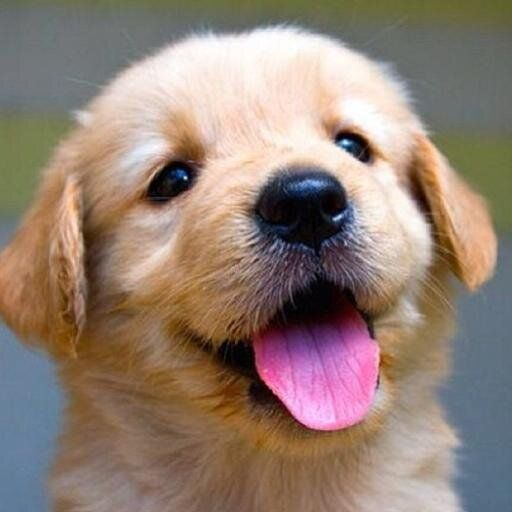
#> input picture imp 5 - filtros/filtro-gradiente/dog.jpg, 512 x 512 px, found by its file name
$ python filtro2.py
#> lines starting #> are read from the running program, lines starting #| are printed output that depends on the picture
from PIL import Image

img = Image.open("imp 5 - filtros\\filtro-gradiente\\dog.jpg")
#> img is the input picture: PIL image 512x512 RGB; mean R, G, B 147, 128.1, 116.5
grayscale_image = img.convert('L')
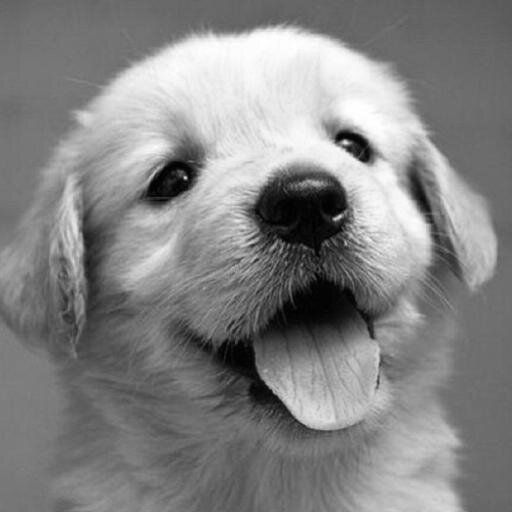
#> grayscale_image: PIL image 512x512 L; min 0, max 255, mean 132.4
grayscale_image.save('imp 5 - filtros\\filtro-gradiente\\grayscale-dog.jpg')

second_image = grayscale_image

width, height = grayscale_image.size
#> width = 512; height = 512
second_filter = [[-1,0,1],[-2,0,2],[-1,0,1]]

for i in range(1, width - 2):
    for j in range(1, height - 2):
        second_image_new_value = 0

        for k in range(3):
            for l in range(3):
                second_image_new_value += grayscale_image.getpixel((k+i,l+j)) * second_filter[k][l]

        if (second_image_new_value < 0):
            second_image_new_value = 0

        second_image.putpixel((i,j), second_image_new_value)
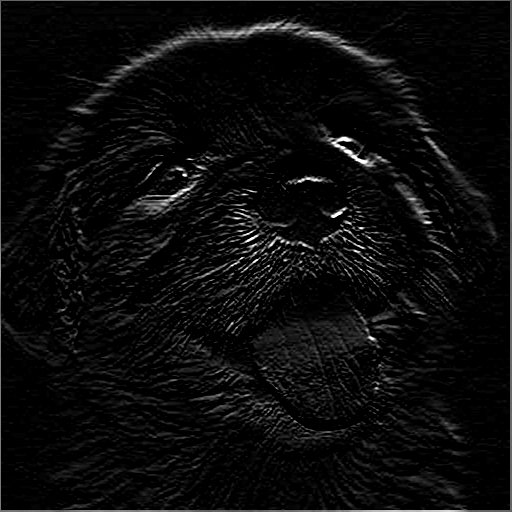
#> second_image: PIL image 512x512 L; min 0, max 255, mean 11.6

second_image.save("imp 5 - filtros\\gradiente\\second-sobel-dog.jpg")
